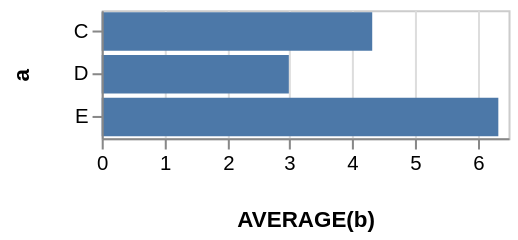

Vega-Lite specification stored for this chart:
### Vega specification from a JSON file in a GitHub repository (floating-point values rounded to 4 significant figures)
{"$schema": "https://vega.github.io/schema/vega/v3.0.json", "autosize": "pad", "padding": 5, "encode": {"update": {"stroke": {"value": "#ccc"}, "fill": {"value": "transparent"}}}, "data": [{"name": "source_0", "values": [{"a": "C", "b": 2}, {"a": "C", "b": 7}, {"a": "C", "b": 4}, {"a": "D", "b": 1}, {"a": "D", "b": 2}, {"a": "D", "b": 6}, {"a": "E", "b": 8}, {"a": "E", "b": 4}, {"a": "E", "b": 7}]}, {"name": "data_0", "source": "source_0", "transform": [{"type": "formula", "expr": "toNumber(datum[\"b\"])", "as": "b"}, {"type": "aggregate", "groupby": ["a"], "ops": ["average"], "fields": ["b"], "as": ["average_b"]}]}], "signals": [{"name": "width", "update": "200"}, {"name": "y_step", "value": 21}, {"name": "height", "update": "bandspace(domain('y').length, 0.1, 0.05) * y_step"}], "marks": [{"name": "marks", "type": "rect", "role": "bar", "from": {"data": "data_0"}, "encode": {"update": {"x": {"scale": "x", "field": "average_b"}, "x2": {"scale": "x", "value": 0}, "y": {"scale": "y", "field": "a"}, "height": {"scale": "y", "band": true}, "fill": {"value": "#4c78a8"}}}}], "scales": [{"name": "x", "type": "linear", "domain": {"data": "data_0", "field": "average_b"}, "range": [0, {"signal": "width"}], "round": true, "nice": true, "zero": true}, {"name": "y", "type": "band", "domain": {"data": "data_0", "field": "a", "sort": true}, "range": {"step": {"signal": "y_step"}}, "round": true, "paddingInner": 0.1, "paddingOuter": 0.05}], "axes": [{"scale": "x", "labelOverlap": true, "orient": "bottom", "tickCount": 5, "title": "AVERAGE(b)", "zindex": 1}, {"scale": "x", "domain": false, "grid": true, "labels": false, "maxExtent": 0, "minExtent": 0, "orient": "bottom", "tickCount": 5, "ticks": false, "zindex": 0, "gridScale": "y"}, {"scale": "y", "orient": "left", "title": "a", "zindex": 1}], "config": {"axis": {"minExtent": 30}}}
